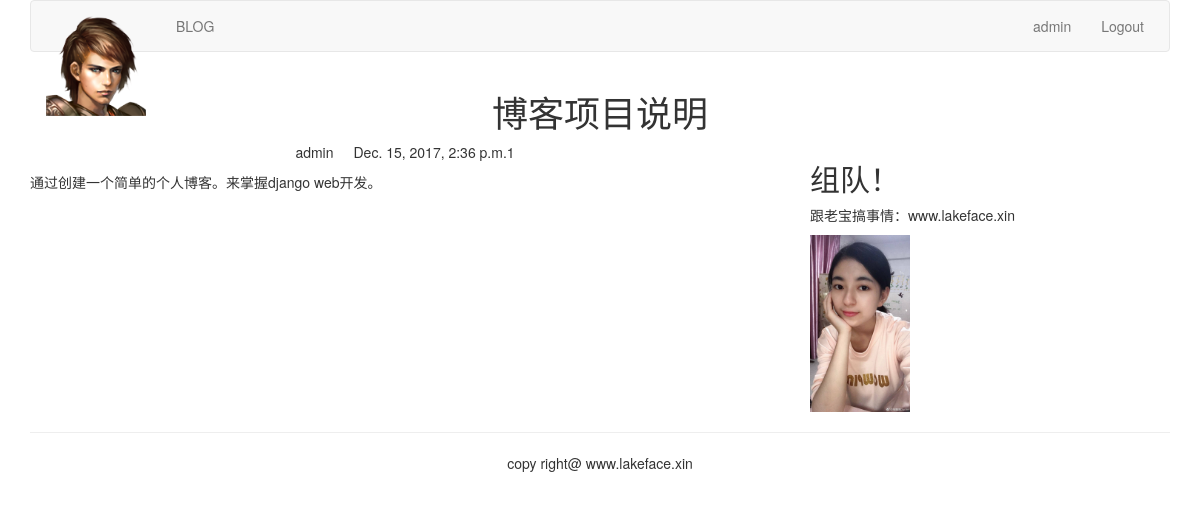
Page /blog/1/ (signed in) on the committed database.
### blog/models.py (models this page shows, shortened)
class BlogArticles(models.Model):
    title = models.CharField(max_length=300)
    author = models.ForeignKey(User, related_name='blog_posts')
    body = models.TextField()
    publish = models.DateTimeField(default=timezone.now)
    class Meta:
        ordering = ("-publish",)

### blog/views.py (the view)
# urls.py: url(r'^(?P<article_id>\d)/$', views.blog_article, name="blog_article"),
def blog_article(request, article_id):
    article = BlogArticles.objects.get(id=article_id)
    pub = article.publish
    return render(request, 'blog/content.html', {"article": article, "publish": pub})

### templates/blog/content.html (shortened to what this page needs)
{% extends "base.html" %}
{% block content %}
{% load staticfiles %}
<div class="row text-center vertical-middle-sm">
	<h1>{{ article.title }}</h1>
</div>
<div class="row">
	<div class="col-xs-12 col-md-8">
		<p class="text-center"><span>{{ article.author.username }}</span><span style="margin-left: 20px">{{ publish }}1</span></p>
		<div>{{ article.body }}</div>
	</div>
	<div class="col-xs-6 col-md-4">
		<h2>组队！</h2>
		<p>跟老宝搞事情：www.lakeface.xin</p>
		<img width="100px" src="{% static '/images/missliu.jpg' %}">
	</div>
</div>
{% endblock %}

### templates/header.html
{% load staticfiles %}
<div class="container">
    <nav class="navbar navbar-default" role="navigation">
        <div class="navbar-header">
            <a class="navbar-brand" href="http://www.lakeface.xin"><img src="{% static '/images/go.png' %}" width="100px"></a>
	    </div>
        <div>
            <ul class="nav navbar-nav" role="navigation">
                <li><a href="{% url 'blog:blog_title' %}">BLOG</a></li>
            </ul>
            <ul class="nav navbar-nav navbar-right" style="margin-right: 10px">
                {% if user.is_authenticated %}
                <li><a href="#">{{ user.username }}</a></li>
                <li><a href="{% url 'account:user_logout' %}">Logout</a></li>
                {% else %}
                <li><a href="{% url 'account:user_login' %}">LOGIN</a></li>
                {% endif %}
            </ul>
        </div>
    </nav>
</div>

### rows in the picture
BlogArticles: title "博客项目说明", author.username "admin", publish "Dec. 15, 2017, 2:36 p.m.", body "通过创建一个简单的个人博客。来掌握django web开发。"

### other values in the picture
{{ user.username }} "admin"
